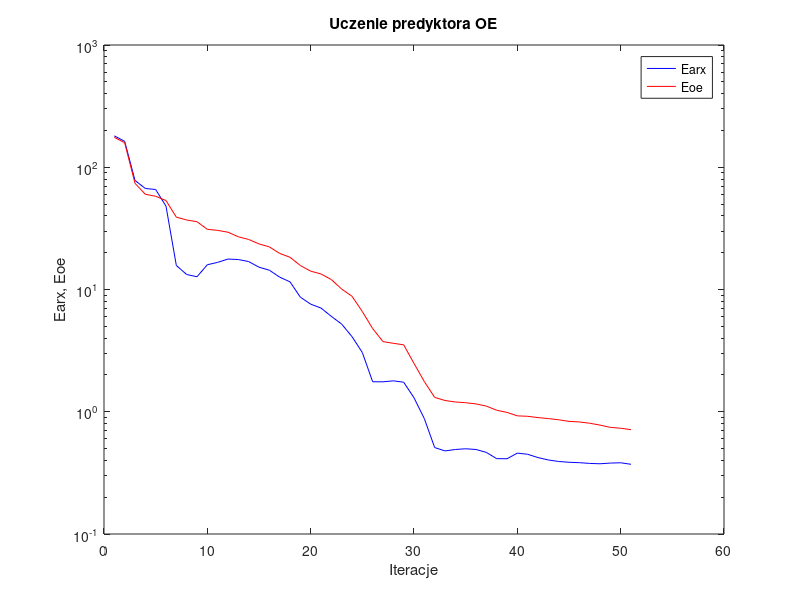
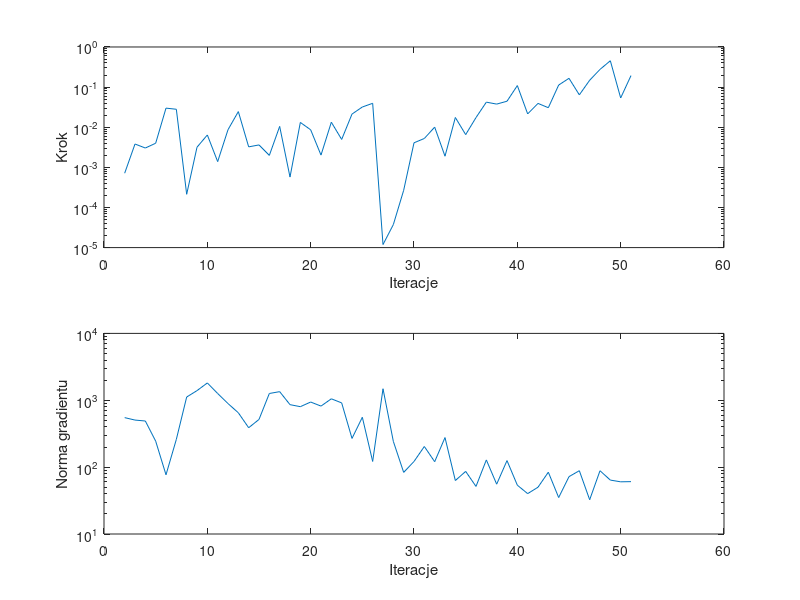

These charts were generated, in order, by the following MATLAB code:
%uczenie predyktora oe
clear all;
n=0; farx(n+1)=1.806476e+002; foe(n+1)=1.756110e+002; wspucz(n+1)=0.000000e+000; ng(n+1)=0.000000e+000;
%odnowa zmiennej metryki
n=1; farx(n+1)=1.630192e+002; foe(n+1)=1.586598e+002; krok(n+1)=7.138862e-004; ng(n+1)=5.499428e+002;
n=2; farx(n+1)=7.802199e+001; foe(n+1)=7.385972e+001; krok(n+1)=3.816075e-003; ng(n+1)=5.055510e+002;
n=3; farx(n+1)=6.704222e+001; foe(n+1)=6.010629e+001; krok(n+1)=3.032635e-003; ng(n+1)=4.895156e+002;
n=4; farx(n+1)=6.576720e+001; foe(n+1)=5.790943e+001; krok(n+1)=3.990929e-003; ng(n+1)=2.448081e+002;
n=5; farx(n+1)=4.802203e+001; foe(n+1)=5.342754e+001; krok(n+1)=2.992730e-002; ng(n+1)=7.684114e+001;
n=6; farx(n+1)=1.572387e+001; foe(n+1)=3.906071e+001; krok(n+1)=2.803148e-002; ng(n+1)=2.600299e+002;
n=7; farx(n+1)=1.326271e+001; foe(n+1)=3.704399e+001; krok(n+1)=2.130969e-004; ng(n+1)=1.117829e+003;
n=8; farx(n+1)=1.271200e+001; foe(n+1)=3.585952e+001; krok(n+1)=3.174920e-003; ng(n+1)=1.393325e+003;
n=9; farx(n+1)=1.594313e+001; foe(n+1)=3.107272e+001; krok(n+1)=6.413861e-003; ng(n+1)=1.814763e+003;
n=10; farx(n+1)=1.667207e+001; foe(n+1)=3.046047e+001; krok(n+1)=1.389400e-003; ng(n+1)=1.262419e+003;
n=11; farx(n+1)=1.775016e+001; foe(n+1)=2.941085e+001; krok(n+1)=8.669283e-003; ng(n+1)=8.926845e+002;
n=12; farx(n+1)=1.758574e+001; foe(n+1)=2.699394e+001; krok(n+1)=2.452306e-002; ng(n+1)=6.497657e+002;
n=13; farx(n+1)=1.692778e+001; foe(n+1)=2.566422e+001; krok(n+1)=3.240245e-003; ng(n+1)=3.882958e+002;
n=14; farx(n+1)=1.522096e+001; foe(n+1)=2.360212e+001; krok(n+1)=3.621201e-003; ng(n+1)=5.165589e+002;
n=15; farx(n+1)=1.439140e+001; foe(n+1)=2.232379e+001; krok(n+1)=1.986608e-003; ng(n+1)=1.262615e+003;
n=16; farx(n+1)=1.262005e+001; foe(n+1)=1.972979e+001; krok(n+1)=1.048565e-002; ng(n+1)=1.345403e+003;
n=17; farx(n+1)=1.155073e+001; foe(n+1)=1.835534e+001; krok(n+1)=5.723719e-004; ng(n+1)=8.594747e+002;
n=18; farx(n+1)=8.659501e+000; foe(n+1)=1.571417e+001; krok(n+1)=1.316643e-002; ng(n+1)=8.019097e+002;
n=19; farx(n+1)=7.590179e+000; foe(n+1)=1.412927e+001; krok(n+1)=8.625805e-003; ng(n+1)=9.407799e+002;
n=20; farx(n+1)=7.049468e+000; foe(n+1)=1.339949e+001; krok(n+1)=2.021294e-003; ng(n+1)=8.180425e+002;
n=21; farx(n+1)=6.030354e+000; foe(n+1)=1.205738e+001; krok(n+1)=1.333847e-002; ng(n+1)=1.051343e+003;
n=22; farx(n+1)=5.212498e+000; foe(n+1)=1.008191e+001; krok(n+1)=4.960373e-003; ng(n+1)=9.133927e+002;
n=23; farx(n+1)=4.116652e+000; foe(n+1)=8.803386e+000; krok(n+1)=2.127270e-002; ng(n+1)=2.686138e+002;
n=24; farx(n+1)=3.050421e+000; foe(n+1)=6.603190e+000; krok(n+1)=3.192003e-002; ng(n+1)=5.568102e+002;
n=25; farx(n+1)=1.759007e+000; foe(n+1)=4.786585e+000; krok(n+1)=3.946598e-002; ng(n+1)=1.215971e+002;
%odnowa zmiennej metryki
n=26; farx(n+1)=1.757329e+000; foe(n+1)=3.748155e+000; krok(n+1)=1.191391e-005; ng(n+1)=1.486395e+003;
n=27; farx(n+1)=1.790349e+000; foe(n+1)=3.629613e+000; krok(n+1)=3.742939e-005; ng(n+1)=2.427928e+002;
n=28; farx(n+1)=1.744689e+000; foe(n+1)=3.527323e+000; krok(n+1)=2.681467e-004; ng(n+1)=8.351637e+001;
n=29; farx(n+1)=1.301269e+000; foe(n+1)=2.484500e+000; krok(n+1)=4.090464e-003; ng(n+1)=1.214956e+002;
n=30; farx(n+1)=8.783396e-001; foe(n+1)=1.765460e+000; krok(n+1)=5.241643e-003; ng(n+1)=2.034420e+002;
n=31; farx(n+1)=5.094336e-001; foe(n+1)=1.311061e+000; krok(n+1)=1.005588e-002; ng(n+1)=1.206052e+002;
n=32; farx(n+1)=4.781378e-001; foe(n+1)=1.236235e+000; krok(n+1)=1.895132e-003; ng(n+1)=2.767949e+002;
n=33; farx(n+1)=4.912687e-001; foe(n+1)=1.201897e+000; krok(n+1)=1.750226e-002; ng(n+1)=6.302631e+001;
n=34; farx(n+1)=4.980106e-001; foe(n+1)=1.185645e+000; krok(n+1)=6.543079e-003; ng(n+1)=8.635824e+001;
n=35; farx(n+1)=4.913863e-001; foe(n+1)=1.159291e+000; krok(n+1)=1.740861e-002; ng(n+1)=5.147322e+001;
n=36; farx(n+1)=4.650614e-001; foe(n+1)=1.112473e+000; krok(n+1)=4.215364e-002; ng(n+1)=1.281684e+002;
n=37; farx(n+1)=4.135246e-001; foe(n+1)=1.028541e+000; krok(n+1)=3.771383e-002; ng(n+1)=5.560767e+001;
n=38; farx(n+1)=4.124926e-001; foe(n+1)=9.880917e-001; krok(n+1)=4.446078e-002; ng(n+1)=1.252487e+002;
n=39; farx(n+1)=4.588327e-001; foe(n+1)=9.256886e-001; krok(n+1)=1.091672e-001; ng(n+1)=5.369400e+001;
n=40; farx(n+1)=4.488854e-001; foe(n+1)=9.180288e-001; krok(n+1)=2.147336e-002; ng(n+1)=4.015626e+001;
n=41; farx(n+1)=4.217618e-001; foe(n+1)=8.959412e-001; krok(n+1)=3.923333e-002; ng(n+1)=5.006876e+001;
n=42; farx(n+1)=4.032304e-001; foe(n+1)=8.794829e-001; krok(n+1)=3.065020e-002; ng(n+1)=8.400774e+001;
n=43; farx(n+1)=3.919972e-001; foe(n+1)=8.599345e-001; krok(n+1)=1.125137e-001; ng(n+1)=3.507743e+001;
n=44; farx(n+1)=3.861607e-001; foe(n+1)=8.339290e-001; krok(n+1)=1.655578e-001; ng(n+1)=7.207611e+001;
n=45; farx(n+1)=3.832163e-001; foe(n+1)=8.254813e-001; krok(n+1)=6.407656e-002; ng(n+1)=8.841840e+001;
n=46; farx(n+1)=3.779410e-001; foe(n+1)=8.055763e-001; krok(n+1)=1.482616e-001; ng(n+1)=3.252125e+001;
n=47; farx(n+1)=3.753940e-001; foe(n+1)=7.779056e-001; krok(n+1)=2.760258e-001; ng(n+1)=8.832950e+001;
n=48; farx(n+1)=3.803599e-001; foe(n+1)=7.449436e-001; krok(n+1)=4.536385e-001; ng(n+1)=6.400406e+001;
n=49; farx(n+1)=3.825628e-001; foe(n+1)=7.330148e-001; krok(n+1)=5.360061e-002; ng(n+1)=6.032445e+001;
n=50; farx(n+1)=3.717255e-001; foe(n+1)=7.136108e-001; krok(n+1)=1.937164e-001; ng(n+1)=6.068506e+001;

figure; semilogy(farx,'b'); hold on; semilogy(foe,'r'); xlabel('Iteracje'); ylabel('Earx, Eoe'); legend('Earx','Eoe'); title('Uczenie predyktora OE');
figure; subplot(2,1,1); semilogy(krok); xlabel('Iteracje'); ylabel('Krok');
subplot(2,1,2); semilogy(ng); xlabel('Iteracje'); ylabel('Norma gradientu');
Earx=farx(n+1)
Eoe=foe(n+1)
